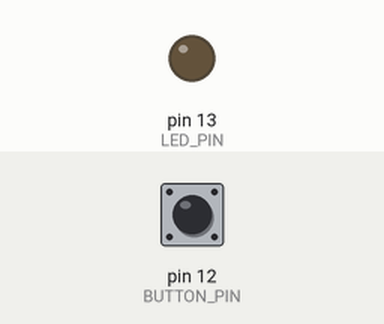
Recording of a sketch running on a simulated Arduino Uno, built with avr-gcc and run on an emulated ATmega328P. Parts: output pins drawn as LEDs (lit = HIGH). The inputs (shaded band) are chosen by the test bench; at power-on: pin 12 (BUTTON_PIN) HIGH.

Above: at 1.2 s.
1.3 s: pin 12 (BUTTON_PIN) pulled LOW for 0.15 s
At 2.5 s:
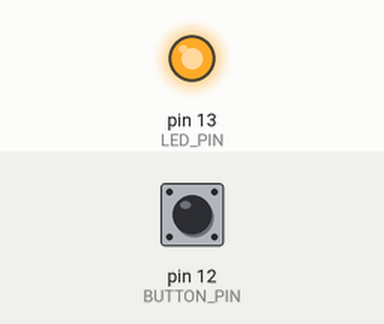
2.9 s: pin 12 (BUTTON_PIN) pulled LOW for 1 s
At 3.8 s:
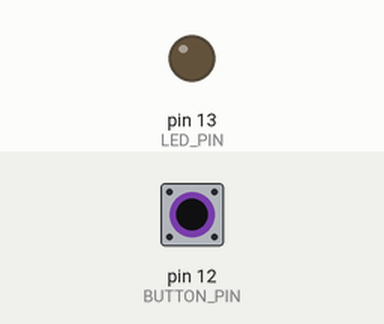
5.4 s: pin 12 (BUTTON_PIN) pulled LOW for 3.2 s
At 5.7 s:
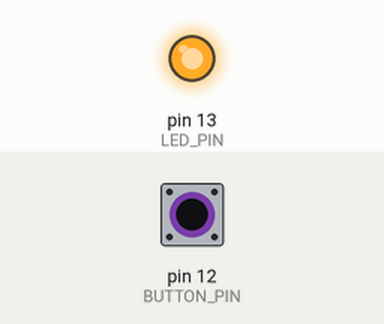
Timing chart, 0 to 8.4 s (numbered marks = the images above; inputs shaded):
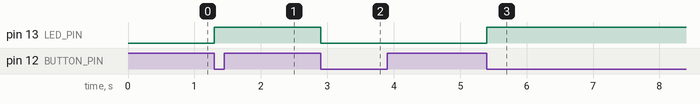

The sketch:

L_Chika_ButtonOnOff.ino
```cpp
// (licence header left out)
#define LED_PIN 13
#define BUTTON_PIN 12
bool state = false; // 点灯状態 true:点灯 false:消灯
bool oldIsPush = HIGH; // 前回ボタン状態

// セットアップ関数は、電源ON時に1度だけ実行される
void setup() {
  // ピンの初期化
  pinMode(LED_PIN, OUTPUT);
  pinMode(BUTTON_PIN, INPUT_PULLUP);
}

// ループ関数は、ずっと実行され続ける
void loop() {
  bool isPush = digitalRead(BUTTON_PIN);

  // ボタンOFF⇒ボタンONの時だけ
  if(HIGH == oldIsPush && LOW == isPush){
    if(state){                      // true == trueと同じ。
      digitalWrite(LED_PIN, LOW);   // 消灯
      state = false;
    }else{
      digitalWrite(LED_PIN, HIGH);  // 点灯
      state = true;
    }
  }

  oldIsPush = isPush; // 前回のボタン状態を保持
  delay(100);
}
```

Measured:
- after the input at 1.3 s, pin 13 (LED_PIN): LOW → HIGH at once
- after the input at 2.9 s, pin 13 (LED_PIN): HIGH → LOW at once
- after the input at 5.4 s, pin 13 (LED_PIN): LOW → HIGH at once
